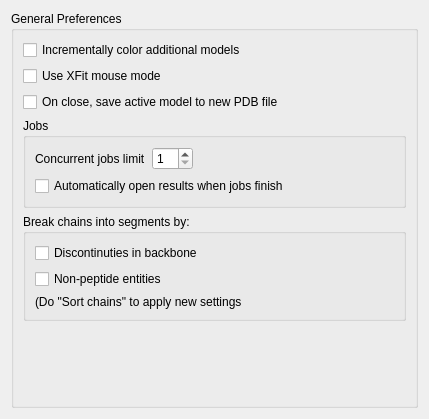
<ui version="4.0" >
 <class>GeneralPreferences</class>
 <widget class="QWidget" name="GeneralPreferences" >
  <property name="geometry" >
   <rect>
    <x>0</x>
    <y>0</y>
    <width>429</width>
    <height>419</height>
   </rect>
  </property>
  <property name="windowTitle" >
   <string>General Preferences</string>
  </property>
  <layout class="QHBoxLayout" name="horizontalLayout" >
   <item>
    <widget class="QGroupBox" name="GeneralPrefsGroupBox" >
     <property name="title" >
      <string>General Preferences</string>
     </property>
     <layout class="QVBoxLayout" name="verticalLayout_4" >
      <item>
       <layout class="QVBoxLayout" name="verticalLayout_3" >
        <item>
         <widget class="QCheckBox" name="incrementallyColorCheckBox" >
          <property name="text" >
           <string>Incrementally color additional models</string>
          </property>
         </widget>
        </item>
        <item>
         <widget class="QCheckBox" name="xfitMouseCheckBox" >
          <property name="text" >
           <string>Use XFit mouse mode</string>
          </property>
         </widget>
        </item>
        <item>
         <widget class="QCheckBox" name="saveOnCloseCheckBox" >
          <property name="text" >
           <string>On close, save active model to new PDB file</string>
          </property>
         </widget>
        </item>
       </layout>
      </item>
      <item>
       <widget class="QGroupBox" name="groupBox_2" >
        <property name="title" >
         <string>Jobs</string>
        </property>
        <layout class="QVBoxLayout" name="verticalLayout_2" >
         <item>
          <layout class="QHBoxLayout" name="horizontalLayout_2" >
           <item>
            <widget class="QLabel" name="label" >
             <property name="text" >
              <string>Concurrent jobs limit</string>
             </property>
            </widget>
           </item>
           <item>
            <widget class="QSpinBox" name="concurrentJobsSpinBox" >
             <property name="minimum" >
              <number>1</number>
             </property>
             <property name="maximum" >
              <number>10</number>
             </property>
             <property name="value" >
              <number>1</number>
             </property>
            </widget>
           </item>
           <item>
            <spacer name="horizontalSpacer_2" >
             <property name="orientation" >
              <enum>Qt::Horizontal</enum>
             </property>
             <property name="sizeHint" stdset="0" >
              <size>
               <width>40</width>
               <height>20</height>
              </size>
             </property>
            </spacer>
           </item>
          </layout>
         </item>
         <item>
          <widget class="QCheckBox" name="autoOpenCheckBox" >
           <property name="text" >
            <string>Automatically open results when jobs finish</string>
           </property>
          </widget>
         </item>
        </layout>
       </widget>
      </item>
      <item>
       <widget class="QGroupBox" name="groupBox" >
        <property name="title" >
         <string>Break chains into segments by:</string>
        </property>
        <layout class="QVBoxLayout" name="verticalLayout" >
         <item>
          <widget class="QCheckBox" name="breakOnDiscontinuityCheckBox" >
           <property name="text" >
            <string>Discontinuties in backbone</string>
           </property>
          </widget>
         </item>
         <item>
          <widget class="QCheckBox" name="breakOnNonPeptideCheckBox" >
           <property name="text" >
            <string>Non-peptide entities</string>
           </property>
          </widget>
         </item>
         <item>
          <widget class="QLabel" name="label_3" >
           <property name="text" >
            <string>(Do "Sort chains" to apply new settings</string>
           </property>
          </widget>
         </item>
        </layout>
       </widget>
      </item>
      <item>
       <spacer name="verticalSpacer" >
        <property name="orientation" >
         <enum>Qt::Vertical</enum>
        </property>
        <property name="sizeHint" stdset="0" >
         <size>
          <width>20</width>
          <height>40</height>
         </size>
        </property>
       </spacer>
      </item>
     </layout>
    </widget>
   </item>
  </layout>
 </widget>
 <resources/>
 <connections/>
</ui>
